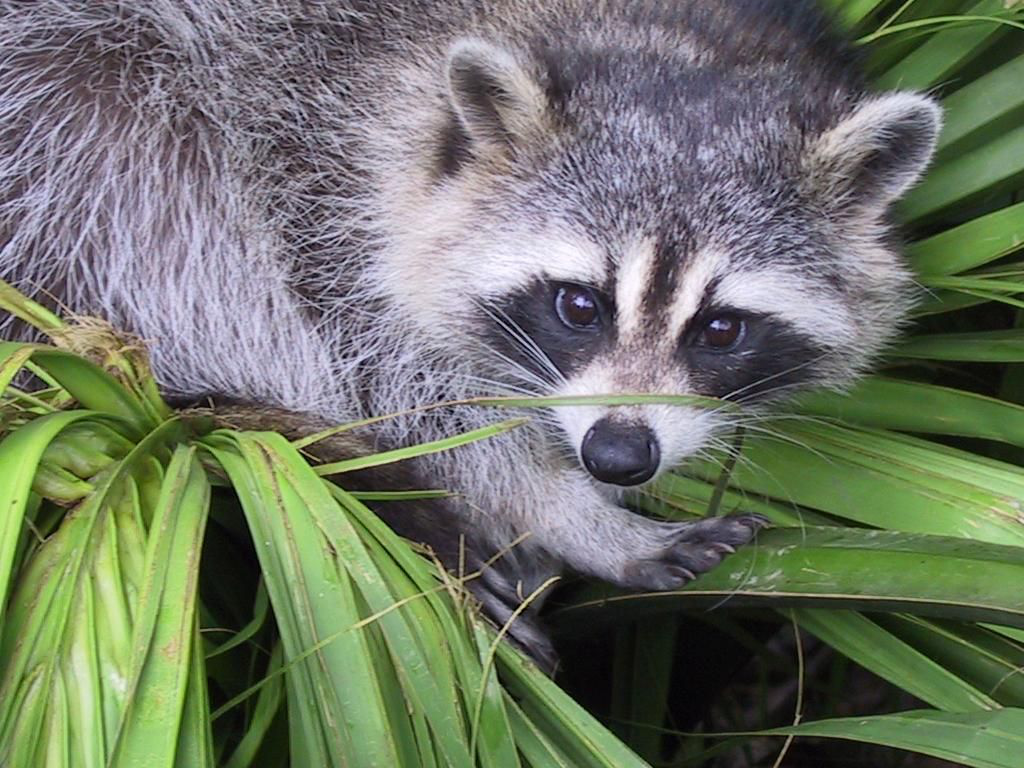
#> input picture Sprint 3/Homothéties/racoon.png, 1024 x 768 px
$ python 'Homothéties_Romain.py'
#> lines starting #> are read from the running program, lines starting #| are printed output that depends on the picture
"Homothétie de centre A(512,384) et de sqrt(2)"
import numpy as np
import matplotlib.pyplot as plt

racoon = plt.imread('racoon.png','PNG')
#> racoon is the input picture: shape (768, 1024, 3) float32; mean R, G, B 0.434, 0.462, 0.401

racoonbis = racoon.copy() * 0
#> racoonbis: shape (768, 1024, 3) float32; every value is 0
I = np.arange(768)
J = np.arange(1024)
for ibiscus in I:
    for jbiscus in J:
        xbiscus = jbiscus
        ybiscus = 768 - 1 - ibiscus
        mat = np.array([[np.sqrt(2)/2.0, 0], [0, np.sqrt(2)/2.0]]).dot(np.array([[xbiscus], [ybiscus]])) - np.array([[-150], [-112]])
        i = int(767 - mat[1])
        j = int(mat[0])
        if (i > 0 and j > 0 and i <= 767 and j<= 1023):
            racoonbis[ibiscus,jbiscus] = racoon[i,j]
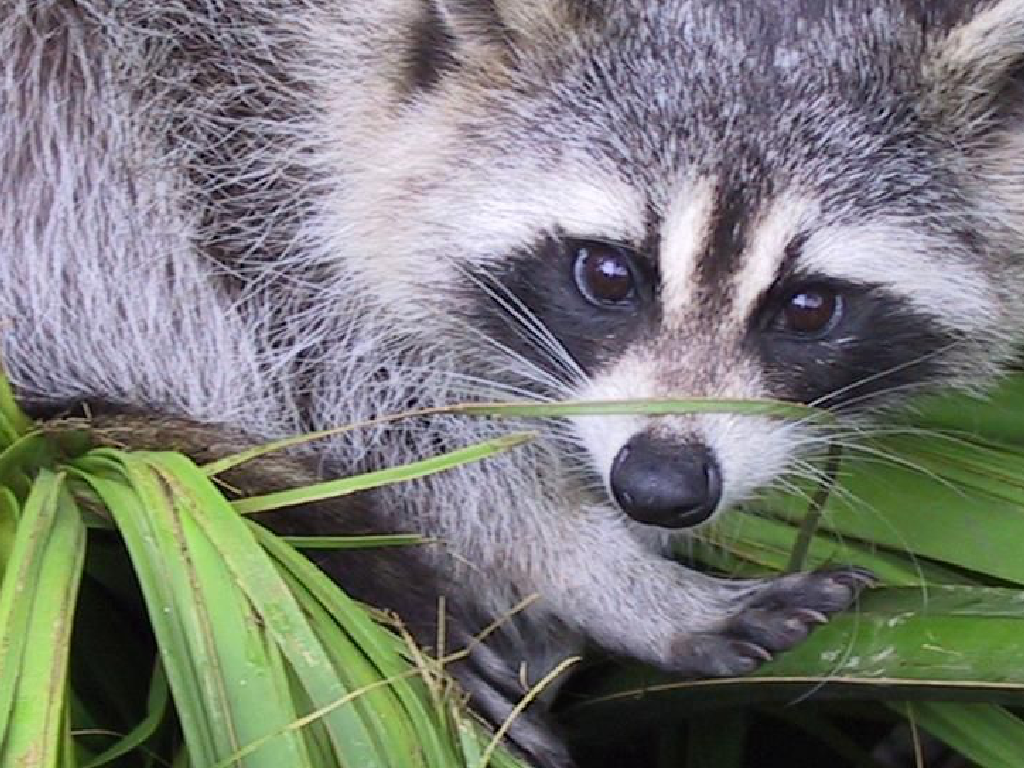
#> racoonbis: shape (768, 1024, 3) float32; mean R, G, B 0.479, 0.487, 0.47

plt.imshow(racoonbis)
plt.imsave("racoonnHomothetie.png", racoonbis)
